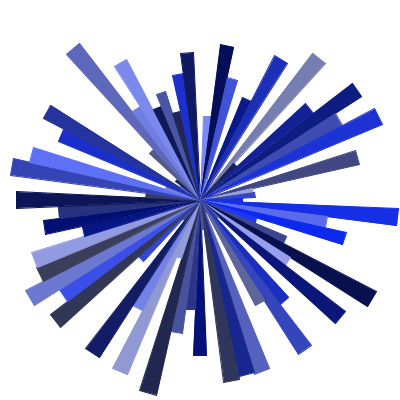
Frame 1 (no input)
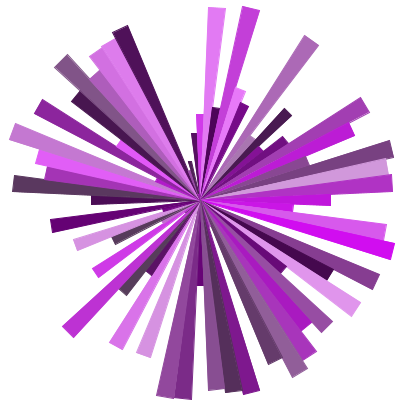
Frame 60 (the mouse pressed at the canvas centre just before this capture)
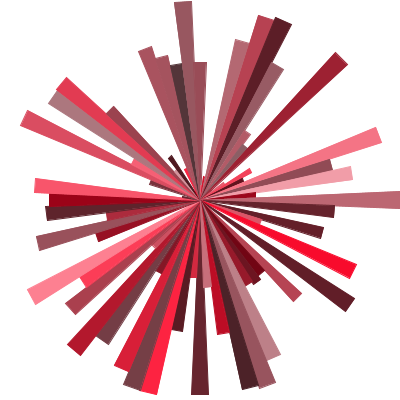
Frame 120 (the mouse held since frame 60 and released just before this capture)

The Processing sketch that drew these frames (run headless with seeded random() and noise(); from frame 60 on, the mouse is pressed at the canvas centre):

// Processing sketch: processing_113954
// ── processing_113954.pde

int tri_val = 72;

Triangle[] tri = new Triangle[tri_val];

float hue = random(360);

void setup() {
  size(400, 400);
  colorMode(HSB, 360, 100, 100);
  background(360);
  smooth();

  for (int i = 0 ; i < tri.length;i++) {
    tri[i] = new Triangle(i, tri_val);
  }
}

void draw() {
  background(360);

  pushMatrix();
  translate(width/2, height/2);
  for (int i = 0 ; i < tri.length;i++) {
    tri[i].move();
    tri[i].display(hue);
  }
  popMatrix();

  hue += 1;
  if (hue > 360) {
    hue = 0;
  }
}

void mousePressed() {
  for (int i = 0 ; i < tri.length;i++) {
    tri[i].sat = random(30, 100);
    tri[i].brt = random(30, 100);
  }
}

class Triangle {
  int num;
  int val;
  float S = random(0, 200);

  float sat = random(30, 100);
  float brt = random(30, 100);

  float theta = random(TWO_PI);
  float S_delta = random(0.01, 0.05);

  float acute_angle; //鋭角
  float obtuse_angle; //鈍角

  Triangle(int tmpNum, int tmpVal) {
    num = tmpNum;
    val = tmpVal;

    acute_angle = 360 / val;
    obtuse_angle = (180 - acute_angle) / 2;
  }

  void move() {
    S = 200 * abs(sin(theta));
    theta += S_delta;
  }

  void display(float hue) {
    stroke(hue, sat, brt);
    fill(hue, sat, brt);

    pushMatrix();
    translate(0, 0);
    rotate(radians(360*num/val));
    triangle(0, 0, -S*cos(radians(obtuse_angle)), S*sin(radians(obtuse_angle)), S*cos(radians(obtuse_angle)), S*sin(radians(obtuse_angle)));
    popMatrix();
  }
}
